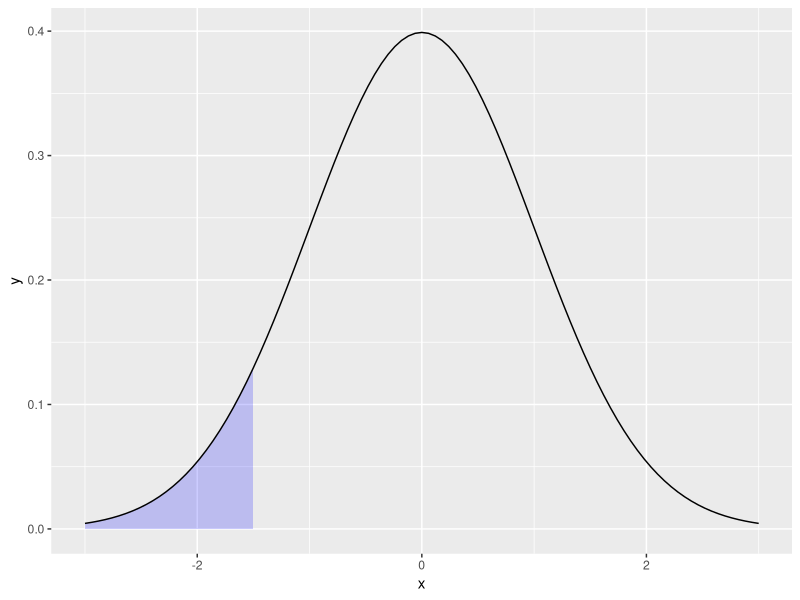
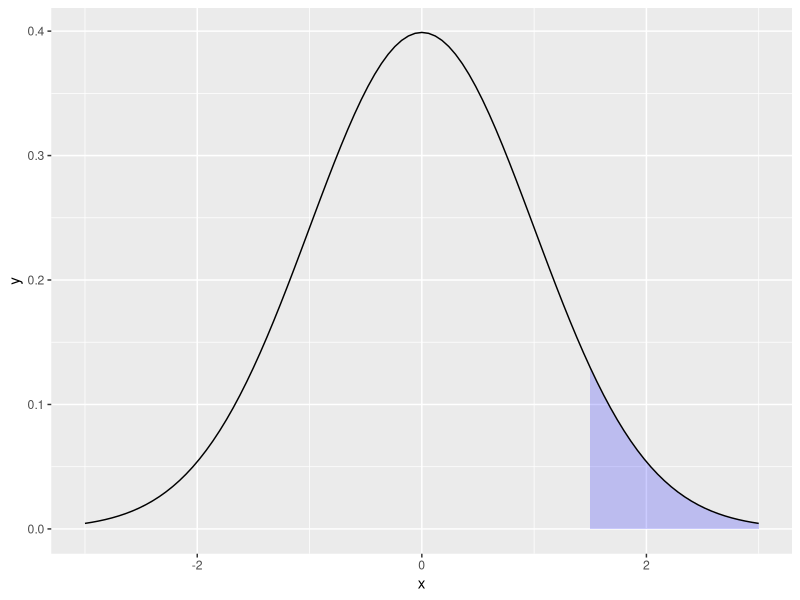

Source code (R) for these figures, in order:
## ---- chunk 1
knitr::opts_chunk$set(echo = F, eval=T, tidy=TRUE, tidy.opts=list(width.cutoff=70))
library(tidyverse)
## ---- chunk 2
# Return dnorm(x) for 0 < x < 2, and NA for all other x
dnorm_limit <- function(x) {
    y <- dnorm(x)
    y[x > -1.5] <- NA
    return(y)
}

# ggplot() with dummy data
p <- ggplot(data.frame(x = c(-3, 3)), aes(x = x))

p +
  stat_function(fun = dnorm_limit, geom = "area", fill = "blue", alpha = 0.2) +
  stat_function(fun = dnorm)
## ---- chunk 3
dnorm_limit <- function(x) {
y <- dnorm(x)
y[x < 1.5] <- NA
return(y)
}

# ggplot() with dummy data
p <- ggplot(data.frame(x = c(-3, 3)), aes(x = x))

p +
stat_function(fun = dnorm_limit, geom = "area", fill = "blue", alpha = 0.2) +
stat_function(fun = dnorm)
